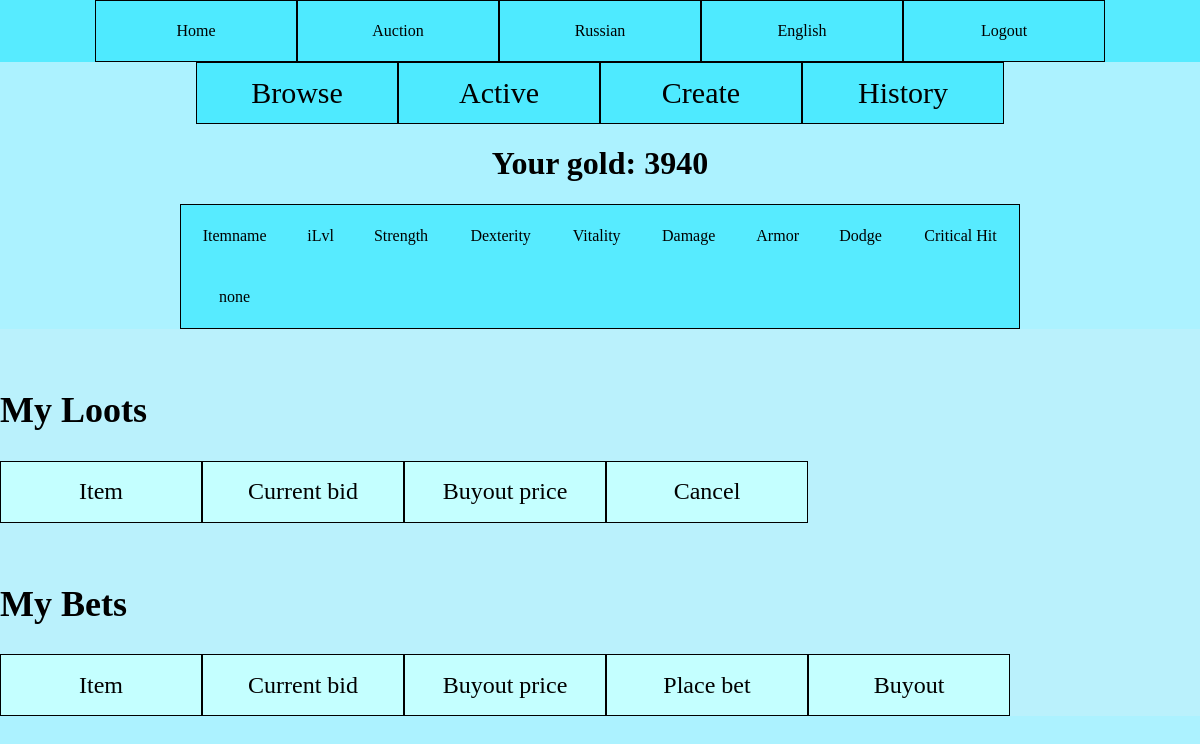
Before: /en/auction/my (signed in) with the older database file.
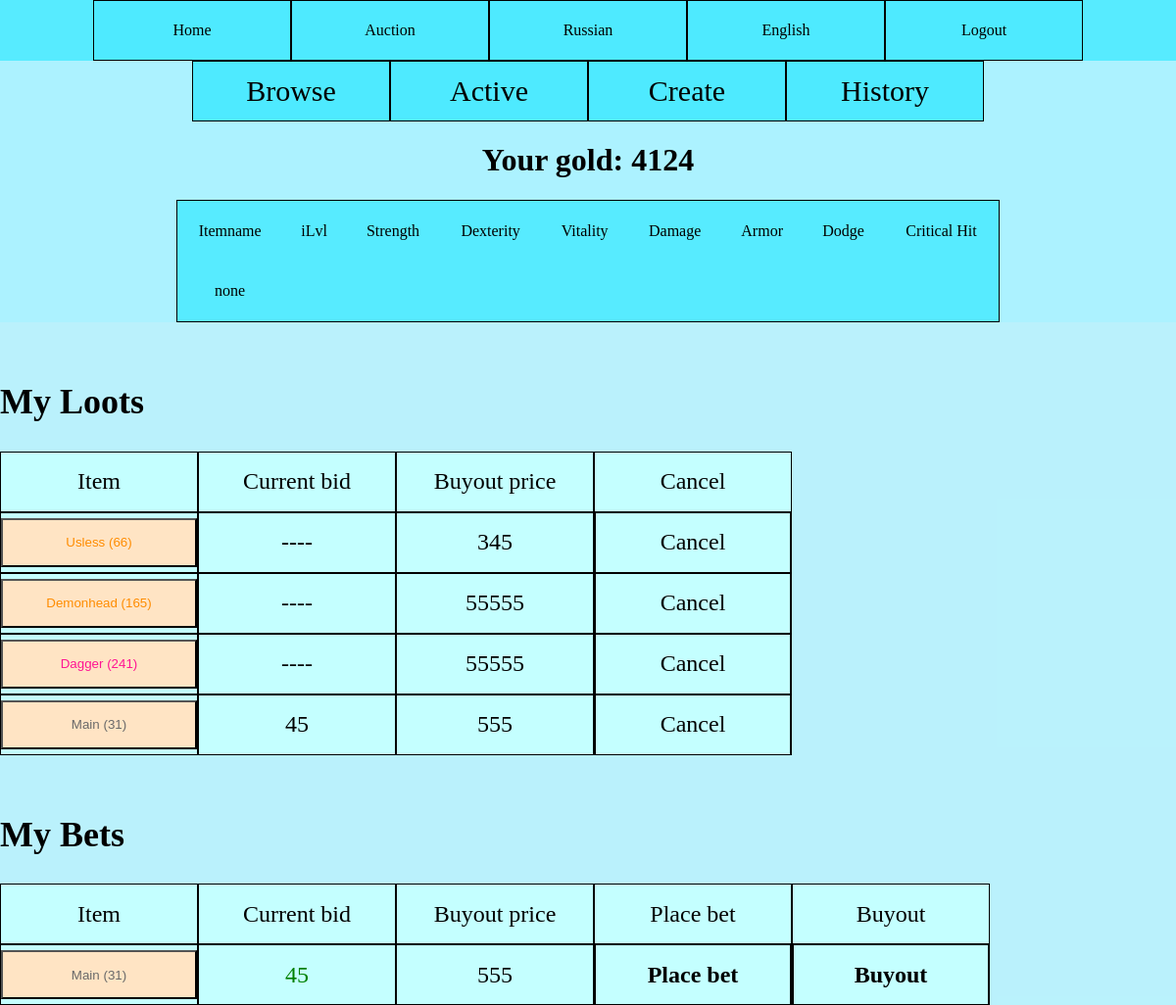
After: the same page with the newer database file.
### main/models.py (models this page shows)
class Character(models.Model):
    user = models.OneToOneField(User, on_delete=models.CASCADE, null=True)
    gold = models.BigIntegerField(default=0)
    eq_weapon = models.ForeignKey('Item', on_delete=models.SET_NULL, null=True, related_name="weapon")
    eq_helm   = models.ForeignKey('Item', on_delete=models.SET_NULL, null=True, related_name="helm")
    eq_armor  = models.ForeignKey('Item', on_delete=models.SET_NULL, null=True, related_name="armor")
    eq_offhand= models.ForeignKey('Item', on_delete=models.SET_NULL, null=True, related_name="offhand")

class Item(models.Model):
    item_name = models.CharField(max_length=30,null=True)
    item_level = models.IntegerField(default=0)
    item_tupe = models.IntegerField(null=True)
    item_rarity = models.IntegerField(null=True)
    character_id = models.ForeignKey(Character, on_delete=models.SET_NULL,null=True)
    used = models.BooleanField(default=False)

### main/views.py (the view)
# urls.py: path('auction/my', views.AuctionActive, name='active_auction'),
def AuctionActive(request):
    ProcessLoots()
    if request.user.is_authenticated:
        current_user = request.user
        char = Character.objects.get(user=current_user)
        loots = Loot.objects.filter(character_id=char.pk).filter(active=True)
        bets = Bid.objects.filter(character_id=char.pk)
        local_loots = []
        for x in loots:
            local_loots.append(LocalLoot(x))
        local_bets = []
        for x in bets:
            local_bets.append(LocalBet(x))
        context = {'loots': local_loots, 'bets': local_bets, 'char': char}
        return render(request, 'auction/auction_active.html', context=context)
    else:
        return HttpResponseForbidden()

### main/GameLogic.py (called while the page is built)
def ProcessLoots():
    loots = Loot.objects.all()
    time_now = timezone.now()
    for x in loots:
        if x.end_time < time_now:
            pass

### templates/auction/auction_active.html (shortened to what this page needs)
{% extends "auction/Auction.html" %}
{% load i18n %}
{% block main %}
    {% include "items/stat_table.html" %}
    <div class="main">
        <div class="lots">
            <div class="head">
                <h2>{% trans "My Loots" %}</h2>
            </div>
            <div class="head">
                <div class="info">
                    {% trans "Item" %}
                </div>
                <div class="info">
                    {% trans "Current bid"%}
                </div>
                <div class="info">
                    {% trans "Buyout price" %}
                </div>
                <div class="info">
                    {% trans "Cancel" %}
                </div>
            </div>
            {% for x in loots %}
                <div class="head">
                    <div class="info">
                        {% include "items/item_small.html" with item=x.item_id %}
                    </div>
                    <div class="info">
                        {% if x.biddable == True %}
                            {{ x.next_bid }}
                        {% else %}
                            ----
                        {% endif %}
                    </div>
                    <div class="info">
                        {{ x.buy_out }}
                    </div>
                    <div class="info">
                        <div class="butt" onclick="Cancel({{ x.pk }})"> Cancel </div>
                    </div>
                </div>
            {% endfor %}
        </div>
    </div>
    <div class="main">
        <div class="lots">
            <div class="head">
                <h2>{% trans "My Bets" %}</h2>
            </div>
            <div class="head">
                <div class="info">
                    {% trans "Item" %}
                </div>
                <div class="info">
                    {% trans "Current bid" %}
                </div>
                <div class="info">
                    {% trans "Buyout price" %}
                </div>
                <div class="info">
                    {% trans "Place bet" %}
                </div>
                <data class="info">
                    {% trans "Buyout" %}
                </data>
            </div>
            {% for x in bets %}
                <div class="head">
                    <div class="info">
                        {% include "items/item_small.html" with item=x.item only %}
                    </div>
                    <div class="info">
                        {% if x.active == True %}
                            <font color="green">
                                {{ x.next_bet }}
                            </font>
                        {% else %}
                            <font color="red">
                                {{ x.next_bet }}
                            </font>
                        {% endif %}
                    </div>
                    <div class="info">
                        {{ x.buy_out }}
                    </div>
                    <div class="info">
                        <div class="butt" onclick="MakeBet({{ x.loot_pk }})"> <b> Place bet </b> </div>
                    </div>
                    <div class="info">
                        <div class="butt" onclick="BuyItem({{ x.loot_pk }})"><b>Buyout</b></div>
                    </div>
                </div>
            {% endfor %}
        </div>
    </div>
{% endblock %}

### templates/auction/Auction.html
{% extends "base.html" %}
{% load i18n %}
{% block header %}
    <div class="menu">
        <a href="/auction">{% trans "Browse" %}</a>
        <a href="/auction/my">{% trans "Active" %}</a>
        <a href="/auction/create">{% trans "Create" %}</a>
        <a href="/auction/log">{% trans "History" %}</a>
    </div>
{% endblock %}
{% block content %}
    <h1><div style="text-align: center;">{% trans "Your gold" %}: {{ char.gold }}</div></h1>
    {% block main %}
    {% endblock %}
{% endblock %}

### templates/items/item_small.html
{% load i18n %}
{% if item %}
    <button class="item_info" id="{{ item.pk }}" onmouseenter="Display({{ item.pk }})" onclick="ItemClick({{ item.pk }})">
        {% if item.rarity == 0  %}
            <span style="color: #696969; ">
        {% elif item.rarity == 1 %}
            <span style="color: blue; ">
        {% elif item.rarity == 2 %}
            <span style="color: deeppink; ">
        {% else %}
            <span style="color: darkorange; ">
        {% endif %}
            {{ item.name }} ({{ item.ilvl }})
        </span>
    </button>
{% else %}
    <button class="item_info" id="0">
        {% trans "Empty" %}
    </button>
{% endif %}

Changed rows visible on the page:
changed Character: gold "3940" → "4124"
now on this page (row edited): Item: name "Usless"
now on this page (row edited): Item: name "Demonhead"
now on this page (row edited): Item: name "Dagger"
now on this page (row edited): Item: name "Main" "Main"
Other visible differences:
new list line: "( 66 ) ---- 345 Cancel"
new list line: "( 165 ) ---- 55555 Cancel"
new list line: "( 241 ) ---- 55555 Cancel"
new list line: "( 31 ) 45 555 Cancel"
new list line: "( 31 ) 45 555 Place bet Buyout"
